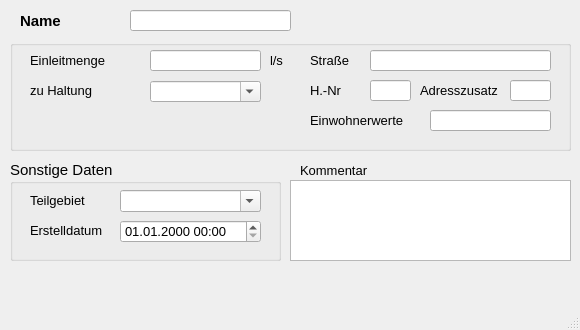
<?xml version="1.0" encoding="UTF-8"?>
<ui version="4.0">
 <class>Direkteinleitungen</class>
 <widget class="QMainWindow" name="Direkteinleitungen">
  <property name="enabled">
   <bool>true</bool>
  </property>
  <property name="geometry">
   <rect>
    <x>0</x>
    <y>0</y>
    <width>580</width>
    <height>330</height>
   </rect>
  </property>
  <property name="minimumSize">
   <size>
    <width>580</width>
    <height>330</height>
   </size>
  </property>
  <property name="font">
   <font>
    <family>Tahoma</family>
    <pointsize>10</pointsize>
   </font>
  </property>
  <property name="windowTitle">
   <string>Direkteinleiter</string>
  </property>
  <property name="toolTip">
   <string>&lt;html&gt;&lt;head/&gt;&lt;body&gt;&lt;p&gt;Abfluss des Direkteinleiters&lt;/p&gt;&lt;/body&gt;&lt;/html&gt;</string>
  </property>
  <property name="statusTip">
   <string>Abfluss des Direkteinleiters</string>
  </property>
  <widget class="QWidget" name="centralwidget">
   <widget class="QTextEdit" name="kommentar">
    <property name="geometry">
     <rect>
      <x>290</x>
      <y>180</y>
      <width>281</width>
      <height>81</height>
     </rect>
    </property>
    <property name="toolTip">
     <string>&lt;html&gt;&lt;head/&gt;&lt;body&gt;&lt;p&gt;Platz für zusätzliche Kommentare&lt;/p&gt;&lt;/body&gt;&lt;/html&gt;</string>
    </property>
    <property name="statusTip">
     <string>Platz für zusätzliche Kommentare</string>
    </property>
   </widget>
   <widget class="QLabel" name="label_14">
    <property name="geometry">
     <rect>
      <x>300</x>
      <y>160</y>
      <width>81</width>
      <height>21</height>
     </rect>
    </property>
    <property name="text">
     <string>Kommentar</string>
    </property>
   </widget>
   <widget class="QLineEdit" name="elnam">
    <property name="geometry">
     <rect>
      <x>130</x>
      <y>10</y>
      <width>161</width>
      <height>21</height>
     </rect>
    </property>
    <property name="toolTip">
     <string>&lt;html&gt;&lt;head/&gt;&lt;body&gt;&lt;p&gt;Eindeutige Bezeichnung&lt;/p&gt;&lt;/body&gt;&lt;/html&gt;</string>
    </property>
    <property name="statusTip">
     <string>Eindeutige Bezeichnung</string>
    </property>
   </widget>
   <widget class="QLabel" name="label_10">
    <property name="geometry">
     <rect>
      <x>20</x>
      <y>10</y>
      <width>91</width>
      <height>21</height>
     </rect>
    </property>
    <property name="font">
     <font>
      <family>Tahoma</family>
      <pointsize>11</pointsize>
      <weight>75</weight>
      <bold>true</bold>
     </font>
    </property>
    <property name="text">
     <string>Name</string>
    </property>
    <property name="alignment">
     <set>Qt::AlignLeading|Qt::AlignLeft|Qt::AlignVCenter</set>
    </property>
   </widget>
   <widget class="QGroupBox" name="groupBox_3">
    <property name="geometry">
     <rect>
      <x>10</x>
      <y>40</y>
      <width>561</width>
      <height>111</height>
     </rect>
    </property>
    <property name="font">
     <font>
      <family>Tahoma</family>
      <pointsize>11</pointsize>
     </font>
    </property>
    <property name="title">
     <string/>
    </property>
    <widget class="QLineEdit" name="zufluss">
     <property name="geometry">
      <rect>
       <x>140</x>
       <y>10</y>
       <width>111</width>
       <height>21</height>
      </rect>
     </property>
     <property name="font">
      <font>
       <family>Tahoma</family>
       <pointsize>10</pointsize>
      </font>
     </property>
     <property name="toolTip">
      <string>&lt;html&gt;&lt;head/&gt;&lt;body&gt;&lt;p&gt;Direktzufluss gem. HYSTEM-EXTRAN&lt;/p&gt;&lt;/body&gt;&lt;/html&gt;</string>
     </property>
     <property name="statusTip">
      <string>Direktzufluss gem. HYSTEM-EXTRAN</string>
     </property>
    </widget>
    <widget class="QLabel" name="label_9">
     <property name="geometry">
      <rect>
       <x>410</x>
       <y>40</y>
       <width>81</width>
       <height>21</height>
      </rect>
     </property>
     <property name="font">
      <font>
       <family>Tahoma</family>
       <pointsize>10</pointsize>
      </font>
     </property>
     <property name="text">
      <string>Adresszusatz</string>
     </property>
    </widget>
    <widget class="QLabel" name="label_8">
     <property name="geometry">
      <rect>
       <x>300</x>
       <y>40</y>
       <width>31</width>
       <height>21</height>
      </rect>
     </property>
     <property name="font">
      <font>
       <family>Tahoma</family>
       <pointsize>10</pointsize>
      </font>
     </property>
     <property name="text">
      <string>H.-Nr.</string>
     </property>
    </widget>
    <widget class="QLineEdit" name="hausnummer">
     <property name="geometry">
      <rect>
       <x>360</x>
       <y>40</y>
       <width>41</width>
       <height>21</height>
      </rect>
     </property>
     <property name="font">
      <font>
       <family>Tahoma</family>
       <pointsize>10</pointsize>
      </font>
     </property>
     <property name="toolTip">
      <string/>
     </property>
     <property name="statusTip">
      <string/>
     </property>
    </widget>
    <widget class="QLabel" name="label_5">
     <property name="geometry">
      <rect>
       <x>20</x>
       <y>10</y>
       <width>111</width>
       <height>21</height>
      </rect>
     </property>
     <property name="font">
      <font>
       <family>Tahoma</family>
       <pointsize>10</pointsize>
      </font>
     </property>
     <property name="text">
      <string>Einleitmenge</string>
     </property>
     <property name="alignment">
      <set>Qt::AlignLeading|Qt::AlignLeft|Qt::AlignVCenter</set>
     </property>
    </widget>
    <widget class="QComboBox" name="haltnam">
     <property name="geometry">
      <rect>
       <x>140</x>
       <y>41</y>
       <width>111</width>
       <height>21</height>
      </rect>
     </property>
     <property name="font">
      <font>
       <family>Tahoma</family>
       <pointsize>10</pointsize>
      </font>
     </property>
     <property name="toolTip">
      <string>&lt;html&gt;&lt;head/&gt;&lt;body&gt;&lt;p&gt;Name der Haltung, welcher die Fläche zugeordnet ist&lt;/p&gt;&lt;/body&gt;&lt;/html&gt;</string>
     </property>
     <property name="statusTip">
      <string>Name der Haltung, welcher die Fläche zugeordnet ist</string>
     </property>
     <property name="editable">
      <bool>true</bool>
     </property>
    </widget>
    <widget class="QLabel" name="label_20">
     <property name="geometry">
      <rect>
       <x>20</x>
       <y>40</y>
       <width>101</width>
       <height>21</height>
      </rect>
     </property>
     <property name="font">
      <font>
       <family>Tahoma</family>
       <pointsize>10</pointsize>
      </font>
     </property>
     <property name="text">
      <string>zu Haltung</string>
     </property>
     <property name="alignment">
      <set>Qt::AlignLeading|Qt::AlignLeft|Qt::AlignVCenter</set>
     </property>
    </widget>
    <widget class="QLineEdit" name="strassenname">
     <property name="geometry">
      <rect>
       <x>360</x>
       <y>10</y>
       <width>181</width>
       <height>21</height>
      </rect>
     </property>
     <property name="font">
      <font>
       <family>Tahoma</family>
       <pointsize>10</pointsize>
      </font>
     </property>
     <property name="toolTip">
      <string/>
     </property>
     <property name="statusTip">
      <string/>
     </property>
    </widget>
    <widget class="QLabel" name="label_7">
     <property name="geometry">
      <rect>
       <x>300</x>
       <y>10</y>
       <width>51</width>
       <height>21</height>
      </rect>
     </property>
     <property name="font">
      <font>
       <family>Tahoma</family>
       <pointsize>10</pointsize>
      </font>
     </property>
     <property name="text">
      <string>Straße</string>
     </property>
    </widget>
    <widget class="QLineEdit" name="zusatz">
     <property name="geometry">
      <rect>
       <x>500</x>
       <y>40</y>
       <width>41</width>
       <height>21</height>
      </rect>
     </property>
     <property name="font">
      <font>
       <family>Tahoma</family>
       <pointsize>10</pointsize>
      </font>
     </property>
     <property name="toolTip">
      <string/>
     </property>
     <property name="statusTip">
      <string/>
     </property>
    </widget>
    <widget class="QLabel" name="label_6">
     <property name="geometry">
      <rect>
       <x>260</x>
       <y>10</y>
       <width>31</width>
       <height>21</height>
      </rect>
     </property>
     <property name="font">
      <font>
       <family>Tahoma</family>
       <pointsize>10</pointsize>
      </font>
     </property>
     <property name="text">
      <string>l/s</string>
     </property>
    </widget>
    <widget class="QLabel" name="label_25">
     <property name="geometry">
      <rect>
       <x>300</x>
       <y>70</y>
       <width>101</width>
       <height>21</height>
      </rect>
     </property>
     <property name="font">
      <font>
       <family>Tahoma</family>
       <pointsize>10</pointsize>
      </font>
     </property>
     <property name="text">
      <string>Einwohnerwerte</string>
     </property>
     <property name="alignment">
      <set>Qt::AlignLeading|Qt::AlignLeft|Qt::AlignVCenter</set>
     </property>
    </widget>
    <widget class="QLineEdit" name="ew">
     <property name="geometry">
      <rect>
       <x>420</x>
       <y>70</y>
       <width>121</width>
       <height>21</height>
      </rect>
     </property>
    </widget>
   </widget>
   <widget class="QGroupBox" name="groupBox_4">
    <property name="geometry">
     <rect>
      <x>10</x>
      <y>160</y>
      <width>271</width>
      <height>101</height>
     </rect>
    </property>
    <property name="font">
     <font>
      <family>Tahoma</family>
      <pointsize>11</pointsize>
     </font>
    </property>
    <property name="title">
     <string>Sonstige Daten</string>
    </property>
    <widget class="QLabel" name="label_22">
     <property name="geometry">
      <rect>
       <x>20</x>
       <y>30</y>
       <width>61</width>
       <height>21</height>
      </rect>
     </property>
     <property name="font">
      <font>
       <family>Tahoma</family>
       <pointsize>10</pointsize>
      </font>
     </property>
     <property name="text">
      <string>Teilgebiet</string>
     </property>
     <property name="alignment">
      <set>Qt::AlignLeading|Qt::AlignLeft|Qt::AlignVCenter</set>
     </property>
    </widget>
    <widget class="QComboBox" name="teilgebiet">
     <property name="geometry">
      <rect>
       <x>110</x>
       <y>30</y>
       <width>141</width>
       <height>22</height>
      </rect>
     </property>
     <property name="font">
      <font>
       <family>Tahoma</family>
       <pointsize>10</pointsize>
      </font>
     </property>
     <property name="toolTip">
      <string>&lt;html&gt;&lt;head/&gt;&lt;body&gt;&lt;p&gt;Zuordnung zu definiertem Teilgebiet&lt;/p&gt;&lt;/body&gt;&lt;/html&gt;</string>
     </property>
     <property name="statusTip">
      <string>Zuordnung zu definiertem Teilgebiet</string>
     </property>
     <property name="editable">
      <bool>true</bool>
     </property>
    </widget>
    <widget class="QLabel" name="label_70">
     <property name="geometry">
      <rect>
       <x>20</x>
       <y>60</y>
       <width>81</width>
       <height>21</height>
      </rect>
     </property>
     <property name="font">
      <font>
       <family>Tahoma</family>
       <pointsize>10</pointsize>
      </font>
     </property>
     <property name="text">
      <string>Erstelldatum</string>
     </property>
     <property name="alignment">
      <set>Qt::AlignLeading|Qt::AlignLeft|Qt::AlignVCenter</set>
     </property>
    </widget>
    <widget class="QgsDateTimeEdit" name="createdat">
     <property name="geometry">
      <rect>
       <x>110</x>
       <y>60</y>
       <width>141</width>
       <height>23</height>
      </rect>
     </property>
     <property name="font">
      <font>
       <family>Tahoma</family>
       <pointsize>10</pointsize>
      </font>
     </property>
     <property name="currentSection">
      <enum>QDateTimeEdit::DaySection</enum>
     </property>
     <property name="displayFormat">
      <string>dd.MM.yyyy HH:mm</string>
     </property>
    </widget>
   </widget>
  </widget>
  <widget class="QMenuBar" name="menubar">
   <property name="geometry">
    <rect>
     <x>0</x>
     <y>0</y>
     <width>580</width>
     <height>22</height>
    </rect>
   </property>
  </widget>
  <widget class="QStatusBar" name="statusbar"/>
 </widget>
 <customwidgets>
  <customwidget>
   <class>QgsDateTimeEdit</class>
   <extends>QDateTimeEdit</extends>
   <header>qgsdatetimeedit.h</header>
  </customwidget>
 </customwidgets>
 <tabstops>
  <tabstop>elnam</tabstop>
  <tabstop>zufluss</tabstop>
  <tabstop>haltnam</tabstop>
  <tabstop>strassenname</tabstop>
  <tabstop>hausnummer</tabstop>
  <tabstop>zusatz</tabstop>
  <tabstop>teilgebiet</tabstop>
  <tabstop>createdat</tabstop>
  <tabstop>kommentar</tabstop>
 </tabstops>
 <resources/>
 <connections/>
</ui>
